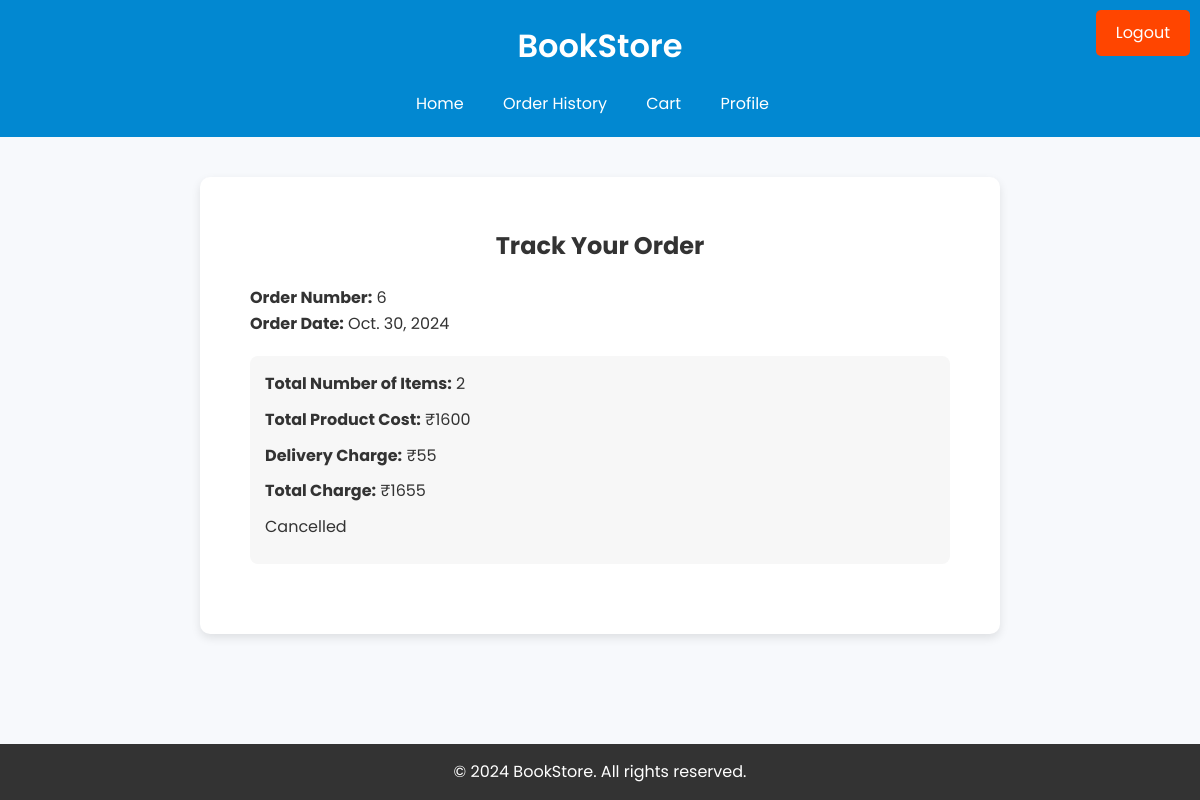
Screenshot of /trackorderpage/?id=6 with the database file from the repository.
### book/models.py (models this page shows)
class order(models.Model):
    PLACED = "Placed"
    CONFIRMED = "Confirmed"
    TRANSMITTED = "Transmitted"
    DELIVERED = "Delivered"
    CANCELLED = "Cancelled"
    STATUS_CHOICES = [
        (PLACED, _("Placed")),
        (CONFIRMED, _("Confirmed")),
        (TRANSMITTED, _("Transmitted")),
        (DELIVERED, _("DELIVERED")),
        (CANCELLED, _("Cancelled"))
    ]
    user = models.ForeignKey(
        Users, on_delete=models.SET_NULL, related_name='order_user', null=True)
    address = models.TextField(null=True, blank=True)
    date = models.DateTimeField(null=True, blank=True)
    total_quantity = models.PositiveBigIntegerField(null=True, blank=True)
    total_price = models.PositiveBigIntegerField(null=True, blank=True)
    grand_total = models.PositiveBigIntegerField(null=True, blank=True)
    status = models.CharField(choices=STATUS_CHOICES,
                              default=PLACED, max_length=20)
    reason = models.TextField(blank=True, null=True)

### book/views.py (the view)
# urls.py: path('trackorderpage/', views.trackorderpage, name='trackorderpage'),
def trackorderpage(request):
    msg = request.GET.get("msg", "")
    id = request.GET.get('id')
    ord = order.objects.get(id=id)
    order_items = orderitems.objects.filter(order=id)
    return render(request, 'trackorderpage.html', {"msg": msg, 'order': ord, 'order_items': order_items})

### book/templates/trackorderpage.html (shortened to what this page needs)
<!DOCTYPE html>
<html lang="en">
  <head>
  </head>
  <body>
    <a
      style="
        position: absolute;
        top: 10px;
        right: 10px;
        padding: 10px 20px;
        background-color: #ff4500;
        color: white;
        border: none;
        border-radius: 5px;
        cursor: pointer;
        text-decoration: none;
      "
      href="{% url 'logout' %}"
    >
      Logout
    </a>
    <header>
      <div class="container">
        <h1>BookStore</h1>
        <nav>
          <ul>
            <li><a href="{% url 'homepage' %}">Home</a></li>
            <li><a href="#services">Order History</a></li>
            <li><a href="{% url 'cartpage' %}">Cart</a></li>
            <li><a href="{% url 'profile' %}">Profile</a></li>
          </ul>
        </nav>
      </div>
    </header>
    <section id="track-order" class="track-container">
      <h1>Track Your Order</h1>
      <div class="order-details">
        <p>
          <strong>Order Number:</strong>
          <span id="order-number">{{order.id}}</span>
        </p>
        <p>
          <strong>Order Date:</strong>
          <span id="order-date">{{order.date.date}}</span>
        </p>
      </div>
      <div class="order-summary">
        <p>
          <strong>Total Number of Items:</strong>
          <span id="total-items">{{order.total_quantity}}</span>
        </p>
        <p>
          <strong>Total Product Cost:</strong> ₹<span id="product-cost"
            >{{order.total_price}}</span
          >
        </p>
        <p>
          <strong>Delivery Charge:</strong> ₹<span id="delivery-charge"
            >55</span
          >
        </p>
        <p>
          <strong>Total Charge:</strong> ₹<span id="total-charge"
            >{{order.grand_total}}</span
          >
        </p>
        <p>{{order.status}}</p>
      </div>
    </section>
    <footer>
      <div class="container">
        <p>&copy; 2024 BookStore. All rights reserved.</p>
      </div>
    </footer>
  </body>
</html>

### book/templates/trackorderpage.html (style rules this page uses)
* { margin: 0; padding: 0; box-sizing: border-box; }
body { font-family: "Poppins", sans-serif; background-color: #f7f9fc; color: #333; line-height: 1.6; display: flex; flex-direction: column; min-height: 100vh; }
.container { width: 80%; margin: auto; overflow: hidden; }
header { background-color: #0288d1; color: white; padding: 20px 0; text-align: center; }
header h1 { font-weight: 600; }
nav ul { list-style: none; }
nav ul li { display: inline; margin-right: 15px; }
nav ul li a { color: white; text-decoration: none; font-weight: 400; padding: 5px 10px; transition: background 0.3s, color 0.3s; }
.track-container { background-color: white; padding: 50px; border-radius: 10px; box-shadow: 0px 4px 10px rgba(0, 0, 0, 0.1); max-width: 800px; width: 100%; margin: 40px auto; }
h1 { text-align: center; margin-bottom: 20px; }
.order-details { margin-bottom: 20px; font-size: 16px; }
.order-summary { margin-top: 20px; padding: 15px; border-radius: 8px; background-color: #f7f7f7; }
.order-summary p { font-size: 16px; margin-bottom: 10px; }
footer { background-color: #333; color: white; text-align: center; padding: 15px 0; margin-top: auto; }

### rows the page displays
order: id "6", date "Oct. 30, 2024", total_quantity "2", total_price "1600", grand_total "1655", status "Cancelled"
